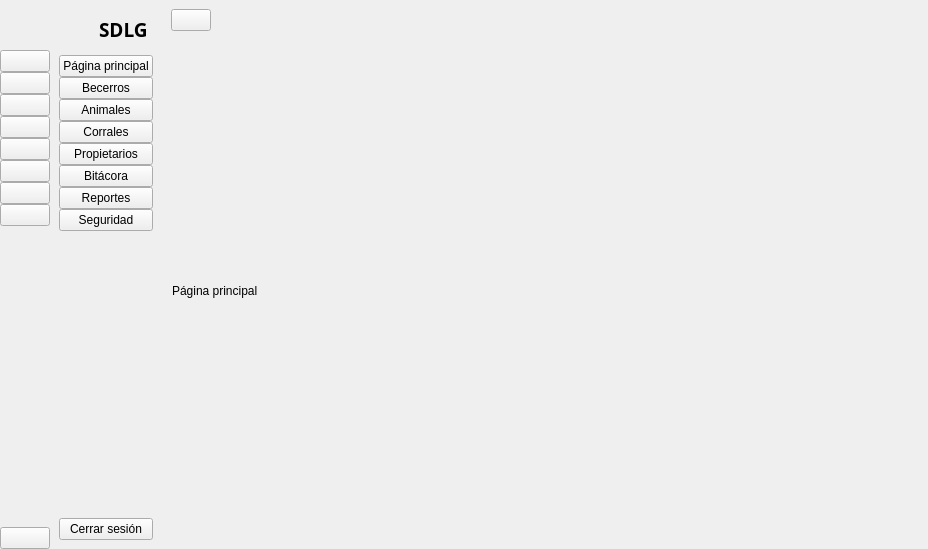
<?xml version="1.0" encoding="UTF-8"?>
<ui version="4.0">
 <class>MainWindow</class>
 <widget class="QMainWindow" name="MainWindow">
  <property name="geometry">
   <rect>
    <x>0</x>
    <y>0</y>
    <width>928</width>
    <height>549</height>
   </rect>
  </property>
  <property name="windowTitle">
   <string>MainWindow</string>
  </property>
  <widget class="QWidget" name="centralwidget">
   <layout class="QGridLayout" name="gridLayout">
    <property name="leftMargin">
     <number>0</number>
    </property>
    <property name="topMargin">
     <number>0</number>
    </property>
    <property name="rightMargin">
     <number>0</number>
    </property>
    <property name="bottomMargin">
     <number>0</number>
    </property>
    <property name="spacing">
     <number>0</number>
    </property>
    <item row="0" column="0">
     <widget class="QWidget" name="icon_only_widget" native="true">
      <layout class="QVBoxLayout" name="verticalLayout_3">
       <property name="spacing">
        <number>0</number>
       </property>
       <property name="leftMargin">
        <number>0</number>
       </property>
       <property name="topMargin">
        <number>0</number>
       </property>
       <property name="rightMargin">
        <number>0</number>
       </property>
       <property name="bottomMargin">
        <number>0</number>
       </property>
       <item>
        <layout class="QHBoxLayout" name="horizontalLayout">
         <item>
          <widget class="QLabel" name="label">
           <property name="minimumSize">
            <size>
             <width>50</width>
             <height>50</height>
            </size>
           </property>
           <property name="maximumSize">
            <size>
             <width>50</width>
             <height>50</height>
            </size>
           </property>
           <property name="text">
            <string/>
           </property>
           <property name="pixmap">
            <pixmap resource="resources.qrc">:/icons/img/icons/logo.png</pixmap>
           </property>
           <property name="scaledContents">
            <bool>true</bool>
           </property>
          </widget>
         </item>
        </layout>
       </item>
       <item>
        <layout class="QVBoxLayout" name="verticalLayout">
         <property name="spacing">
          <number>0</number>
         </property>
         <item>
          <widget class="QPushButton" name="indexbtn1">
           <property name="text">
            <string/>
           </property>
           <property name="icon">
            <iconset resource="resources.qrc">
             <normaloff>:/icons/img/icons/inicio.png</normaloff>:/icons/img/icons/inicio.png</iconset>
           </property>
           <property name="iconSize">
            <size>
             <width>20</width>
             <height>20</height>
            </size>
           </property>
           <property name="checkable">
            <bool>true</bool>
           </property>
           <property name="autoExclusive">
            <bool>true</bool>
           </property>
          </widget>
         </item>
         <item>
          <widget class="QPushButton" name="becerrosbtn1">
           <property name="text">
            <string/>
           </property>
           <property name="icon">
            <iconset resource="resources.qrc">
             <normaloff>:/icons/img/icons/becerro.png</normaloff>:/icons/img/icons/becerro.png</iconset>
           </property>
           <property name="iconSize">
            <size>
             <width>20</width>
             <height>20</height>
            </size>
           </property>
           <property name="checkable">
            <bool>true</bool>
           </property>
           <property name="autoExclusive">
            <bool>true</bool>
           </property>
          </widget>
         </item>
         <item>
          <widget class="QPushButton" name="animalesbtn1">
           <property name="text">
            <string/>
           </property>
           <property name="icon">
            <iconset resource="resources.qrc">
             <normaloff>:/icons/img/icons/cow.png</normaloff>:/icons/img/icons/cow.png</iconset>
           </property>
           <property name="iconSize">
            <size>
             <width>20</width>
             <height>20</height>
            </size>
           </property>
           <property name="checkable">
            <bool>true</bool>
           </property>
           <property name="autoExclusive">
            <bool>true</bool>
           </property>
          </widget>
         </item>
         <item>
          <widget class="QPushButton" name="corralesbtn1">
           <property name="text">
            <string/>
           </property>
           <property name="icon">
            <iconset resource="resources.qrc">
             <normaloff>:/icons/img/icons/fence.png</normaloff>:/icons/img/icons/fence.png</iconset>
           </property>
           <property name="iconSize">
            <size>
             <width>20</width>
             <height>20</height>
            </size>
           </property>
           <property name="checkable">
            <bool>true</bool>
           </property>
           <property name="autoExclusive">
            <bool>true</bool>
           </property>
          </widget>
         </item>
         <item>
          <widget class="QPushButton" name="propietariosbtn1">
           <property name="text">
            <string/>
           </property>
           <property name="icon">
            <iconset resource="resources.qrc">
             <normaloff>:/icons/img/icons/propietarios.png</normaloff>:/icons/img/icons/propietarios.png</iconset>
           </property>
           <property name="iconSize">
            <size>
             <width>20</width>
             <height>20</height>
            </size>
           </property>
           <property name="checkable">
            <bool>true</bool>
           </property>
           <property name="autoExclusive">
            <bool>true</bool>
           </property>
          </widget>
         </item>
         <item>
          <widget class="QPushButton" name="bitacorabtn1">
           <property name="text">
            <string/>
           </property>
           <property name="icon">
            <iconset resource="resources.qrc">
             <normaloff>:/icons/img/icons/bitacora.png</normaloff>:/icons/img/icons/bitacora.png</iconset>
           </property>
           <property name="iconSize">
            <size>
             <width>20</width>
             <height>20</height>
            </size>
           </property>
           <property name="checkable">
            <bool>true</bool>
           </property>
           <property name="autoExclusive">
            <bool>true</bool>
           </property>
          </widget>
         </item>
         <item>
          <widget class="QPushButton" name="reportesbtn1">
           <property name="text">
            <string/>
           </property>
           <property name="icon">
            <iconset resource="resources.qrc">
             <normaloff>:/icons/img/icons/reporte.png</normaloff>:/icons/img/icons/reporte.png</iconset>
           </property>
           <property name="iconSize">
            <size>
             <width>20</width>
             <height>20</height>
            </size>
           </property>
           <property name="checkable">
            <bool>true</bool>
           </property>
           <property name="autoExclusive">
            <bool>true</bool>
           </property>
          </widget>
         </item>
         <item>
          <widget class="QPushButton" name="seguridadbtn1">
           <property name="text">
            <string/>
           </property>
           <property name="icon">
            <iconset resource="resources.qrc">
             <normaloff>:/icons/img/icons/seguridad.png</normaloff>:/icons/img/icons/seguridad.png</iconset>
           </property>
           <property name="iconSize">
            <size>
             <width>20</width>
             <height>20</height>
            </size>
           </property>
           <property name="checkable">
            <bool>true</bool>
           </property>
           <property name="autoExclusive">
            <bool>true</bool>
           </property>
          </widget>
         </item>
        </layout>
       </item>
       <item>
        <spacer name="verticalSpacer_2">
         <property name="orientation">
          <enum>Qt::Vertical</enum>
         </property>
         <property name="sizeHint" stdset="0">
          <size>
           <width>20</width>
           <height>240</height>
          </size>
         </property>
        </spacer>
       </item>
       <item>
        <widget class="QPushButton" name="cerrarbtn1">
         <property name="text">
          <string/>
         </property>
         <property name="icon">
          <iconset resource="resources.qrc">
           <normaloff>:/icons/img/icons/cerrar.png</normaloff>
           <normalon>:/icons/img/icons/cerrar2.png</normalon>:/icons/img/icons/cerrar.png</iconset>
         </property>
         <property name="iconSize">
          <size>
           <width>20</width>
           <height>20</height>
          </size>
         </property>
         <property name="checkable">
          <bool>false</bool>
         </property>
         <property name="autoExclusive">
          <bool>false</bool>
         </property>
        </widget>
       </item>
      </layout>
     </widget>
    </item>
    <item row="0" column="1">
     <widget class="QWidget" name="full_menu_widget" native="true">
      <layout class="QVBoxLayout" name="verticalLayout_4">
       <item>
        <layout class="QHBoxLayout" name="horizontalLayout_2">
         <property name="spacing">
          <number>0</number>
         </property>
         <item>
          <widget class="QLabel" name="label_2">
           <property name="minimumSize">
            <size>
             <width>40</width>
             <height>40</height>
            </size>
           </property>
           <property name="maximumSize">
            <size>
             <width>40</width>
             <height>40</height>
            </size>
           </property>
           <property name="text">
            <string/>
           </property>
           <property name="pixmap">
            <pixmap resource="resources.qrc">:/icons/img/icons/logo.png</pixmap>
           </property>
           <property name="scaledContents">
            <bool>true</bool>
           </property>
          </widget>
         </item>
         <item>
          <widget class="QLabel" name="label_3">
           <property name="font">
            <font>
             <family>Segoe UI Semibold</family>
             <pointsize>14</pointsize>
             <weight>75</weight>
             <bold>true</bold>
            </font>
           </property>
           <property name="text">
            <string>SDLG</string>
           </property>
          </widget>
         </item>
        </layout>
       </item>
       <item>
        <layout class="QVBoxLayout" name="verticalLayout_2">
         <property name="spacing">
          <number>0</number>
         </property>
         <item>
          <widget class="QPushButton" name="indexbtn2">
           <property name="text">
            <string>Página principal</string>
           </property>
           <property name="icon">
            <iconset resource="resources.qrc">
             <normaloff>:/icons/img/icons/inicio.png</normaloff>:/icons/img/icons/inicio.png</iconset>
           </property>
           <property name="iconSize">
            <size>
             <width>20</width>
             <height>20</height>
            </size>
           </property>
           <property name="checkable">
            <bool>true</bool>
           </property>
           <property name="autoExclusive">
            <bool>true</bool>
           </property>
          </widget>
         </item>
         <item>
          <widget class="QPushButton" name="becerrosbtn2">
           <property name="text">
            <string>Becerros</string>
           </property>
           <property name="icon">
            <iconset resource="resources.qrc">
             <normaloff>:/icons/img/icons/becerro.png</normaloff>:/icons/img/icons/becerro.png</iconset>
           </property>
           <property name="iconSize">
            <size>
             <width>20</width>
             <height>20</height>
            </size>
           </property>
           <property name="checkable">
            <bool>true</bool>
           </property>
           <property name="autoExclusive">
            <bool>true</bool>
           </property>
          </widget>
         </item>
         <item>
          <widget class="QPushButton" name="animalesbtn2">
           <property name="text">
            <string>Animales</string>
           </property>
           <property name="icon">
            <iconset resource="resources.qrc">
             <normaloff>:/icons/img/icons/cow.png</normaloff>:/icons/img/icons/cow.png</iconset>
           </property>
           <property name="iconSize">
            <size>
             <width>20</width>
             <height>20</height>
            </size>
           </property>
           <property name="checkable">
            <bool>true</bool>
           </property>
           <property name="autoExclusive">
            <bool>true</bool>
           </property>
          </widget>
         </item>
         <item>
          <widget class="QPushButton" name="corralesbtn2">
           <property name="text">
            <string>Corrales</string>
           </property>
           <property name="icon">
            <iconset resource="resources.qrc">
             <normaloff>:/icons/img/icons/fence.png</normaloff>:/icons/img/icons/fence.png</iconset>
           </property>
           <property name="iconSize">
            <size>
             <width>20</width>
             <height>20</height>
            </size>
           </property>
           <property name="checkable">
            <bool>true</bool>
           </property>
           <property name="autoExclusive">
            <bool>true</bool>
           </property>
          </widget>
         </item>
         <item>
          <widget class="QPushButton" name="propietariosbtn2">
           <property name="text">
            <string>Propietarios</string>
           </property>
           <property name="icon">
            <iconset resource="resources.qrc">
             <normaloff>:/icons/img/icons/propietarios.png</normaloff>:/icons/img/icons/propietarios.png</iconset>
           </property>
           <property name="iconSize">
            <size>
             <width>20</width>
             <height>20</height>
            </size>
           </property>
           <property name="checkable">
            <bool>true</bool>
           </property>
           <property name="autoExclusive">
            <bool>true</bool>
           </property>
          </widget>
         </item>
         <item>
          <widget class="QPushButton" name="bitacorabtn2">
           <property name="text">
            <string>Bitácora</string>
           </property>
           <property name="icon">
            <iconset resource="resources.qrc">
             <normaloff>:/icons/img/icons/bitacora.png</normaloff>:/icons/img/icons/bitacora.png</iconset>
           </property>
           <property name="iconSize">
            <size>
             <width>20</width>
             <height>20</height>
            </size>
           </property>
           <property name="checkable">
            <bool>true</bool>
           </property>
           <property name="autoExclusive">
            <bool>true</bool>
           </property>
          </widget>
         </item>
         <item>
          <widget class="QPushButton" name="reportesbtn2">
           <property name="text">
            <string>Reportes</string>
           </property>
           <property name="icon">
            <iconset resource="resources.qrc">
             <normaloff>:/icons/img/icons/reporte.png</normaloff>:/icons/img/icons/reporte.png</iconset>
           </property>
           <property name="iconSize">
            <size>
             <width>20</width>
             <height>20</height>
            </size>
           </property>
           <property name="checkable">
            <bool>true</bool>
           </property>
           <property name="autoExclusive">
            <bool>true</bool>
           </property>
          </widget>
         </item>
         <item>
          <widget class="QPushButton" name="seguridadbtn2">
           <property name="text">
            <string>Seguridad</string>
           </property>
           <property name="icon">
            <iconset resource="resources.qrc">
             <normaloff>:/icons/img/icons/seguridad.png</normaloff>:/icons/img/icons/seguridad.png</iconset>
           </property>
           <property name="iconSize">
            <size>
             <width>20</width>
             <height>20</height>
            </size>
           </property>
           <property name="checkable">
            <bool>true</bool>
           </property>
           <property name="autoExclusive">
            <bool>true</bool>
           </property>
          </widget>
         </item>
        </layout>
       </item>
       <item>
        <spacer name="verticalSpacer">
         <property name="orientation">
          <enum>Qt::Vertical</enum>
         </property>
         <property name="sizeHint" stdset="0">
          <size>
           <width>20</width>
           <height>214</height>
          </size>
         </property>
        </spacer>
       </item>
       <item>
        <widget class="QPushButton" name="cerrarbtn2">
         <property name="text">
          <string>Cerrar sesión</string>
         </property>
         <property name="icon">
          <iconset resource="resources.qrc">
           <normaloff>:/icons/img/icons/cerrar.png</normaloff>
           <normalon>:/icons/img/icons/cerrar2.png</normalon>:/icons/img/icons/cerrar.png</iconset>
         </property>
         <property name="iconSize">
          <size>
           <width>20</width>
           <height>20</height>
          </size>
         </property>
        </widget>
       </item>
      </layout>
     </widget>
    </item>
    <item row="0" column="2">
     <widget class="QWidget" name="widget_3" native="true">
      <layout class="QVBoxLayout" name="verticalLayout_5">
       <property name="spacing">
        <number>0</number>
       </property>
       <property name="leftMargin">
        <number>0</number>
       </property>
       <property name="topMargin">
        <number>0</number>
       </property>
       <property name="rightMargin">
        <number>0</number>
       </property>
       <property name="bottomMargin">
        <number>0</number>
       </property>
       <item>
        <widget class="QWidget" name="widget" native="true">
         <layout class="QHBoxLayout" name="horizontalLayout_3">
          <item>
           <widget class="QPushButton" name="menubtn">
            <property name="text">
             <string/>
            </property>
            <property name="icon">
             <iconset resource="resources.qrc">
              <normaloff>:/icons/img/icons/menu.png</normaloff>:/icons/img/icons/menu.png</iconset>
            </property>
            <property name="iconSize">
             <size>
              <width>14</width>
              <height>14</height>
             </size>
            </property>
            <property name="checkable">
             <bool>true</bool>
            </property>
           </widget>
          </item>
          <item>
           <spacer name="horizontalSpacer_3">
            <property name="orientation">
             <enum>Qt::Horizontal</enum>
            </property>
            <property name="sizeHint" stdset="0">
             <size>
              <width>697</width>
              <height>20</height>
             </size>
            </property>
           </spacer>
          </item>
         </layout>
        </widget>
       </item>
       <item>
        <widget class="QStackedWidget" name="stackedWidget">
         <widget class="QWidget" name="page">
          <widget class="QLabel" name="label_4">
           <property name="geometry">
            <rect>
             <x>10</x>
             <y>10</y>
             <width>761</width>
             <height>481</height>
            </rect>
           </property>
           <property name="text">
            <string>Página principal</string>
           </property>
          </widget>
         </widget>
         <widget class="QWidget" name="page_2">
          <widget class="QLabel" name="label_5">
           <property name="geometry">
            <rect>
             <x>10</x>
             <y>10</y>
             <width>761</width>
             <height>481</height>
            </rect>
           </property>
           <property name="text">
            <string>Becerros</string>
           </property>
          </widget>
         </widget>
         <widget class="QWidget" name="page_3">
          <widget class="QLabel" name="label_6">
           <property name="geometry">
            <rect>
             <x>10</x>
             <y>10</y>
             <width>761</width>
             <height>481</height>
            </rect>
           </property>
           <property name="text">
            <string>Animales</string>
           </property>
          </widget>
         </widget>
         <widget class="QWidget" name="page_4">
          <widget class="QLabel" name="label_7">
           <property name="geometry">
            <rect>
             <x>10</x>
             <y>10</y>
             <width>761</width>
             <height>481</height>
            </rect>
           </property>
           <property name="text">
            <string>Corrales</string>
           </property>
          </widget>
         </widget>
         <widget class="QWidget" name="page_5">
          <widget class="QLabel" name="label_8">
           <property name="geometry">
            <rect>
             <x>10</x>
             <y>10</y>
             <width>761</width>
             <height>481</height>
            </rect>
           </property>
           <property name="text">
            <string>Propietarios</string>
           </property>
          </widget>
         </widget>
         <widget class="QWidget" name="page_6">
          <widget class="QLabel" name="label_9">
           <property name="geometry">
            <rect>
             <x>10</x>
             <y>10</y>
             <width>761</width>
             <height>481</height>
            </rect>
           </property>
           <property name="text">
            <string>Bitacora</string>
           </property>
          </widget>
         </widget>
         <widget class="QWidget" name="page_7">
          <widget class="QLabel" name="label_10">
           <property name="geometry">
            <rect>
             <x>10</x>
             <y>10</y>
             <width>761</width>
             <height>481</height>
            </rect>
           </property>
           <property name="text">
            <string>Reportes</string>
           </property>
          </widget>
         </widget>
         <widget class="QWidget" name="page_8">
          <widget class="QLabel" name="label_11">
           <property name="geometry">
            <rect>
             <x>10</x>
             <y>10</y>
             <width>761</width>
             <height>481</height>
            </rect>
           </property>
           <property name="text">
            <string>Seguridad</string>
           </property>
          </widget>
         </widget>
        </widget>
       </item>
      </layout>
     </widget>
    </item>
   </layout>
  </widget>
 </widget>
 <resources>
  <include location="resources.qrc"/>
 </resources>
 <connections>
  <connection>
   <sender>menubtn</sender>
   <signal>toggled(bool)</signal>
   <receiver>icon_only_widget</receiver>
   <slot>setVisible(bool)</slot>
   <hints>
    <hint type="sourcelabel">
     <x>197</x>
     <y>27</y>
    </hint>
    <hint type="destinationlabel">
     <x>36</x>
     <y>331</y>
    </hint>
   </hints>
  </connection>
  <connection>
   <sender>menubtn</sender>
   <signal>toggled(bool)</signal>
   <receiver>full_menu_widget</receiver>
   <slot>setHidden(bool)</slot>
   <hints>
    <hint type="sourcelabel">
     <x>206</x>
     <y>19</y>
    </hint>
    <hint type="destinationlabel">
     <x>165</x>
     <y>300</y>
    </hint>
   </hints>
  </connection>
  <connection>
   <sender>indexbtn1</sender>
   <signal>toggled(bool)</signal>
   <receiver>indexbtn2</receiver>
   <slot>setChecked(bool)</slot>
   <hints>
    <hint type="sourcelabel">
     <x>39</x>
     <y>67</y>
    </hint>
    <hint type="destinationlabel">
     <x>94</x>
     <y>79</y>
    </hint>
   </hints>
  </connection>
  <connection>
   <sender>becerrosbtn1</sender>
   <signal>toggled(bool)</signal>
   <receiver>becerrosbtn2</receiver>
   <slot>setChecked(bool)</slot>
   <hints>
    <hint type="sourcelabel">
     <x>21</x>
     <y>99</y>
    </hint>
    <hint type="destinationlabel">
     <x>78</x>
     <y>100</y>
    </hint>
   </hints>
  </connection>
  <connection>
   <sender>animalesbtn1</sender>
   <signal>toggled(bool)</signal>
   <receiver>animalesbtn2</receiver>
   <slot>setChecked(bool)</slot>
   <hints>
    <hint type="sourcelabel">
     <x>28</x>
     <y>118</y>
    </hint>
    <hint type="destinationlabel">
     <x>88</x>
     <y>131</y>
    </hint>
   </hints>
  </connection>
  <connection>
   <sender>corralesbtn1</sender>
   <signal>toggled(bool)</signal>
   <receiver>corralesbtn2</receiver>
   <slot>setChecked(bool)</slot>
   <hints>
    <hint type="sourcelabel">
     <x>32</x>
     <y>143</y>
    </hint>
    <hint type="destinationlabel">
     <x>81</x>
     <y>157</y>
    </hint>
   </hints>
  </connection>
  <connection>
   <sender>propietariosbtn1</sender>
   <signal>toggled(bool)</signal>
   <receiver>propietariosbtn2</receiver>
   <slot>setChecked(bool)</slot>
   <hints>
    <hint type="sourcelabel">
     <x>33</x>
     <y>182</y>
    </hint>
    <hint type="destinationlabel">
     <x>76</x>
     <y>191</y>
    </hint>
   </hints>
  </connection>
  <connection>
   <sender>bitacorabtn1</sender>
   <signal>toggled(bool)</signal>
   <receiver>bitacorabtn2</receiver>
   <slot>setChecked(bool)</slot>
   <hints>
    <hint type="sourcelabel">
     <x>36</x>
     <y>202</y>
    </hint>
    <hint type="destinationlabel">
     <x>76</x>
     <y>209</y>
    </hint>
   </hints>
  </connection>
  <connection>
   <sender>reportesbtn1</sender>
   <signal>toggled(bool)</signal>
   <receiver>reportesbtn2</receiver>
   <slot>setChecked(bool)</slot>
   <hints>
    <hint type="sourcelabel">
     <x>37</x>
     <y>237</y>
    </hint>
    <hint type="destinationlabel">
     <x>82</x>
     <y>244</y>
    </hint>
   </hints>
  </connection>
  <connection>
   <sender>seguridadbtn1</sender>
   <signal>toggled(bool)</signal>
   <receiver>seguridadbtn2</receiver>
   <slot>setChecked(bool)</slot>
   <hints>
    <hint type="sourcelabel">
     <x>39</x>
     <y>266</y>
    </hint>
    <hint type="destinationlabel">
     <x>85</x>
     <y>272</y>
    </hint>
   </hints>
  </connection>
  <connection>
   <sender>indexbtn2</sender>
   <signal>toggled(bool)</signal>
   <receiver>indexbtn1</receiver>
   <slot>setChecked(bool)</slot>
   <hints>
    <hint type="sourcelabel">
     <x>94</x>
     <y>68</y>
    </hint>
    <hint type="destinationlabel">
     <x>40</x>
     <y>70</y>
    </hint>
   </hints>
  </connection>
  <connection>
   <sender>becerrosbtn2</sender>
   <signal>toggled(bool)</signal>
   <receiver>becerrosbtn1</receiver>
   <slot>setChecked(bool)</slot>
   <hints>
    <hint type="sourcelabel">
     <x>73</x>
     <y>95</y>
    </hint>
    <hint type="destinationlabel">
     <x>36</x>
     <y>94</y>
    </hint>
   </hints>
  </connection>
  <connection>
   <sender>animalesbtn2</sender>
   <signal>toggled(bool)</signal>
   <receiver>animalesbtn1</receiver>
   <slot>setChecked(bool)</slot>
   <hints>
    <hint type="sourcelabel">
     <x>72</x>
     <y>124</y>
    </hint>
    <hint type="destinationlabel">
     <x>34</x>
     <y>125</y>
    </hint>
   </hints>
  </connection>
  <connection>
   <sender>corralesbtn2</sender>
   <signal>toggled(bool)</signal>
   <receiver>corralesbtn1</receiver>
   <slot>setChecked(bool)</slot>
   <hints>
    <hint type="sourcelabel">
     <x>90</x>
     <y>148</y>
    </hint>
    <hint type="destinationlabel">
     <x>36</x>
     <y>150</y>
    </hint>
   </hints>
  </connection>
  <connection>
   <sender>propietariosbtn2</sender>
   <signal>toggled(bool)</signal>
   <receiver>propietariosbtn1</receiver>
   <slot>setChecked(bool)</slot>
   <hints>
    <hint type="sourcelabel">
     <x>85</x>
     <y>181</y>
    </hint>
    <hint type="destinationlabel">
     <x>28</x>
     <y>179</y>
    </hint>
   </hints>
  </connection>
  <connection>
   <sender>bitacorabtn2</sender>
   <signal>toggled(bool)</signal>
   <receiver>bitacorabtn1</receiver>
   <slot>setChecked(bool)</slot>
   <hints>
    <hint type="sourcelabel">
     <x>97</x>
     <y>218</y>
    </hint>
    <hint type="destinationlabel">
     <x>29</x>
     <y>217</y>
    </hint>
   </hints>
  </connection>
  <connection>
   <sender>reportesbtn2</sender>
   <signal>toggled(bool)</signal>
   <receiver>reportesbtn1</receiver>
   <slot>setChecked(bool)</slot>
   <hints>
    <hint type="sourcelabel">
     <x>88</x>
     <y>236</y>
    </hint>
    <hint type="destinationlabel">
     <x>42</x>
     <y>236</y>
    </hint>
   </hints>
  </connection>
  <connection>
   <sender>seguridadbtn2</sender>
   <signal>toggled(bool)</signal>
   <receiver>seguridadbtn1</receiver>
   <slot>setChecked(bool)</slot>
   <hints>
    <hint type="sourcelabel">
     <x>81</x>
     <y>257</y>
    </hint>
    <hint type="destinationlabel">
     <x>41</x>
     <y>263</y>
    </hint>
   </hints>
  </connection>
 </connections>
</ui>
